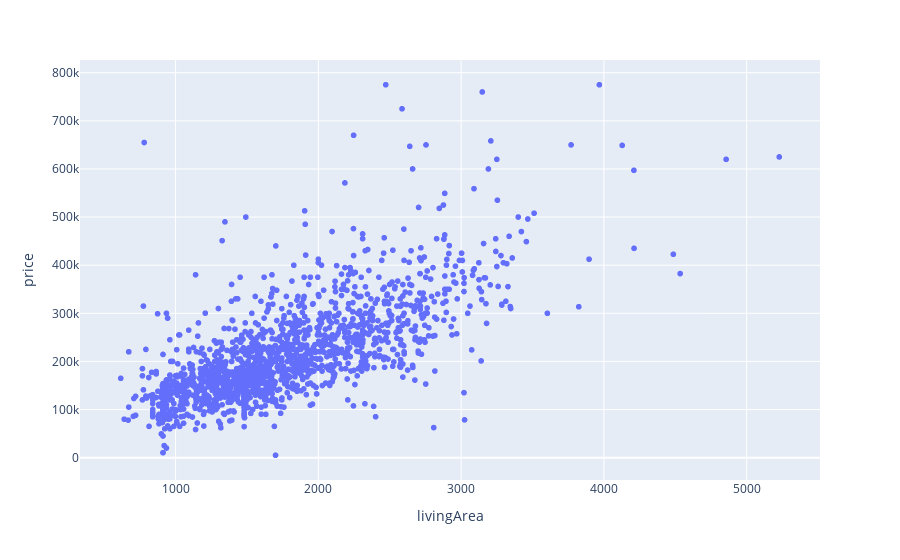

Source (notebook cell):
### Code cell
px.scatter(df, x='livingArea', y='price', text='rooms').show()

### Figure 1 — Plotly figure (JSON) as saved in the notebook; plotly's stock layout.template omitted (floating-point values rounded to 4 significant figures; data arrays with more than 128 entries replaced by an {"elided": "..."} marker saying what was removed)
{"data": [{"hovertemplate": "livingArea=%{x}<br>price=%{y}<br>rooms=%{text}<extra></extra>", "legendgroup": "", "marker": {"color": "#636efa", "symbol": "circle"}, "mode": "markers+text", "name": "", "showlegend": false, "text": {"elided": "1728 int values"}, "type": "scattergl", "x": {"elided": "1728 int values"}, "xaxis": "x", "y": {"elided": "1728 int values"}, "yaxis": "y"}], "layout": {"legend": {"tracegroupgap": 0}, "margin": {"t": 60}, "xaxis": {"anchor": "y", "domain": [0, 1], "title": {"text": "livingArea"}}, "yaxis": {"anchor": "x", "domain": [0, 1], "title": {"text": "price"}}}}
